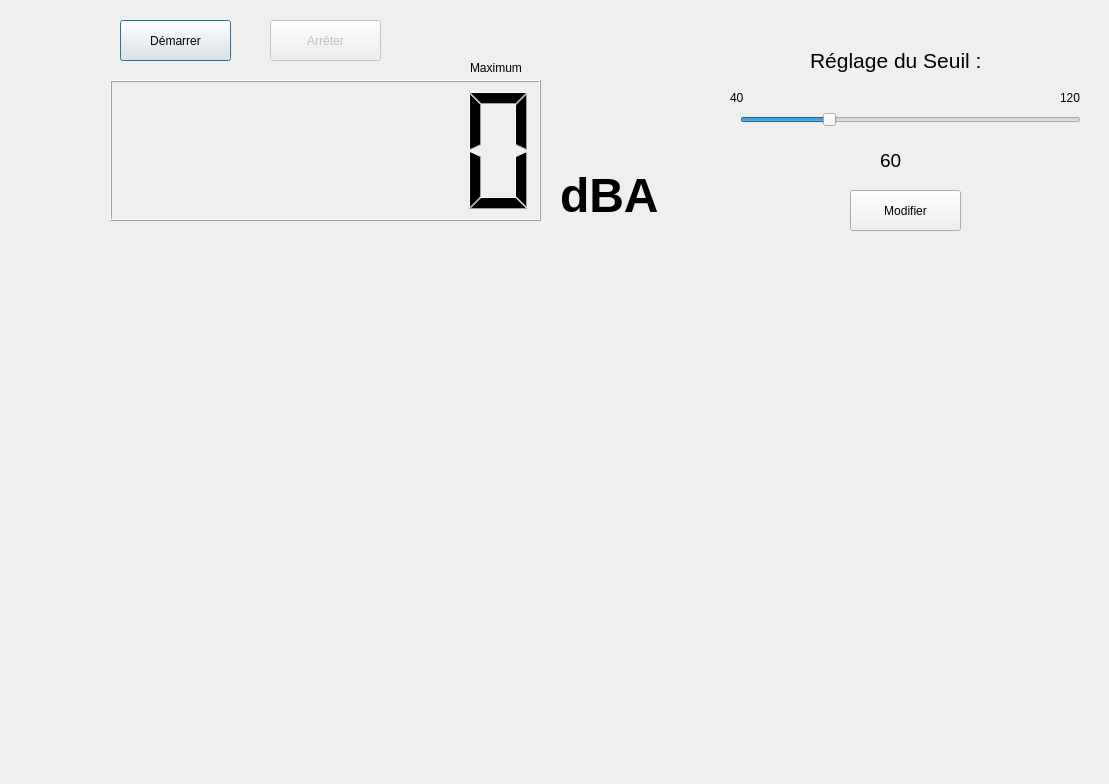
<?xml version="1.0" encoding="UTF-8"?>
<ui version="4.0">
 <class>Dialog</class>
 <widget class="QDialog" name="Dialog">
  <property name="geometry">
   <rect>
    <x>0</x>
    <y>0</y>
    <width>1109</width>
    <height>784</height>
   </rect>
  </property>
  <property name="windowTitle">
   <string>Sound Meter TENMA 72-947</string>
  </property>
  <widget class="QLCDNumber" name="lcdNumber">
   <property name="geometry">
    <rect>
     <x>110</x>
     <y>80</y>
     <width>431</width>
     <height>141</height>
    </rect>
   </property>
   <property name="numDigits">
    <number>6</number>
   </property>
   <property name="digitCount">
    <number>6</number>
   </property>
   <property name="value" stdset="0">
    <double>0.000000000000000</double>
   </property>
   <property name="intValue" stdset="0">
    <number>0</number>
   </property>
  </widget>
  <widget class="QLabel" name="lblUnite">
   <property name="geometry">
    <rect>
     <x>560</x>
     <y>140</y>
     <width>151</width>
     <height>111</height>
    </rect>
   </property>
   <property name="font">
    <font>
     <pointsize>36</pointsize>
     <weight>75</weight>
     <bold>true</bold>
    </font>
   </property>
   <property name="text">
    <string>dBA</string>
   </property>
  </widget>
  <widget class="QPushButton" name="pbDemarrer">
   <property name="enabled">
    <bool>true</bool>
   </property>
   <property name="geometry">
    <rect>
     <x>120</x>
     <y>20</y>
     <width>111</width>
     <height>41</height>
    </rect>
   </property>
   <property name="text">
    <string>Démarrer</string>
   </property>
  </widget>
  <widget class="QPushButton" name="pbArreter">
   <property name="enabled">
    <bool>false</bool>
   </property>
   <property name="geometry">
    <rect>
     <x>270</x>
     <y>20</y>
     <width>111</width>
     <height>41</height>
    </rect>
   </property>
   <property name="text">
    <string>Arrêter</string>
   </property>
  </widget>
  <widget class="QwtPlot" name="graph">
   <property name="geometry">
    <rect>
     <x>50</x>
     <y>250</y>
     <width>1041</width>
     <height>441</height>
    </rect>
   </property>
  </widget>
  <widget class="QLabel" name="label">
   <property name="geometry">
    <rect>
     <x>470</x>
     <y>60</y>
     <width>151</width>
     <height>16</height>
    </rect>
   </property>
   <property name="text">
    <string>Maximum</string>
   </property>
  </widget>
  <widget class="QwtThermo" name="jauge">
   <property name="geometry">
    <rect>
     <x>10</x>
     <y>270</y>
     <width>41</width>
     <height>371</height>
    </rect>
   </property>
   <property name="maximumSize">
    <size>
     <width>16777215</width>
     <height>16777215</height>
    </size>
   </property>
   <property name="baseSize">
    <size>
     <width>10</width>
     <height>0</height>
    </size>
   </property>
   <property name="alarmColor">
    <color>
     <red>255</red>
     <green>0</green>
     <blue>0</blue>
    </color>
   </property>
   <property name="alarmEnabled">
    <bool>true</bool>
   </property>
   <property name="alarmLevel">
    <double>60.000000000000000</double>
   </property>
   <property name="scalePosition">
    <enum>QwtThermo::NoScale</enum>
   </property>
   <property name="fillColor">
    <color>
     <red>0</red>
     <green>255</green>
     <blue>0</blue>
    </color>
   </property>
   <property name="maxValue">
    <double>160.000000000000000</double>
   </property>
   <property name="pipeWidth">
    <number>30</number>
   </property>
   <property name="value">
    <double>0.000000000000000</double>
   </property>
  </widget>
  <widget class="QLabel" name="label_2">
   <property name="geometry">
    <rect>
     <x>810</x>
     <y>30</y>
     <width>271</width>
     <height>61</height>
    </rect>
   </property>
   <property name="font">
    <font>
     <pointsize>16</pointsize>
    </font>
   </property>
   <property name="text">
    <string>Réglage du Seuil :</string>
   </property>
  </widget>
  <widget class="QPushButton" name="pbModifier">
   <property name="geometry">
    <rect>
     <x>850</x>
     <y>190</y>
     <width>111</width>
     <height>41</height>
    </rect>
   </property>
   <property name="text">
    <string>Modifier</string>
   </property>
  </widget>
  <widget class="QSlider" name="sliderSeuil">
   <property name="geometry">
    <rect>
     <x>740</x>
     <y>110</y>
     <width>341</width>
     <height>20</height>
    </rect>
   </property>
   <property name="minimum">
    <number>40</number>
   </property>
   <property name="maximum">
    <number>120</number>
   </property>
   <property name="value">
    <number>60</number>
   </property>
   <property name="orientation">
    <enum>Qt::Horizontal</enum>
   </property>
  </widget>
  <widget class="QLabel" name="label_3">
   <property name="geometry">
    <rect>
     <x>730</x>
     <y>90</y>
     <width>53</width>
     <height>16</height>
    </rect>
   </property>
   <property name="text">
    <string>40</string>
   </property>
  </widget>
  <widget class="QLabel" name="label_4">
   <property name="geometry">
    <rect>
     <x>1060</x>
     <y>90</y>
     <width>31</width>
     <height>16</height>
    </rect>
   </property>
   <property name="text">
    <string>120</string>
   </property>
  </widget>
  <widget class="QLabel" name="leSeuil">
   <property name="geometry">
    <rect>
     <x>880</x>
     <y>150</y>
     <width>51</width>
     <height>21</height>
    </rect>
   </property>
   <property name="font">
    <font>
     <pointsize>14</pointsize>
    </font>
   </property>
   <property name="text">
    <string>60</string>
   </property>
  </widget>
 </widget>
 <customwidgets>
  <customwidget>
   <class>QwtPlot</class>
   <extends>QFrame</extends>
   <header>qwt_plot.h</header>
  </customwidget>
  <customwidget>
   <class>QwtThermo</class>
   <extends>QWidget</extends>
   <header>qwt_thermo.h</header>
  </customwidget>
 </customwidgets>
 <resources/>
 <connections>
  <connection>
   <sender>pbDemarrer</sender>
   <signal>clicked()</signal>
   <receiver>Dialog</receiver>
   <slot>demarrerMesure()</slot>
   <hints>
    <hint type="sourcelabel">
     <x>217</x>
     <y>21</y>
    </hint>
    <hint type="destinationlabel">
     <x>157</x>
     <y>210</y>
    </hint>
   </hints>
  </connection>
  <connection>
   <sender>pbArreter</sender>
   <signal>clicked()</signal>
   <receiver>Dialog</receiver>
   <slot>arreterMesure()</slot>
   <hints>
    <hint type="sourcelabel">
     <x>348</x>
     <y>22</y>
    </hint>
    <hint type="destinationlabel">
     <x>431</x>
     <y>228</y>
    </hint>
   </hints>
  </connection>
  <connection>
   <sender>pbModifier</sender>
   <signal>clicked()</signal>
   <receiver>Dialog</receiver>
   <slot>modifierSeuil()</slot>
   <hints>
    <hint type="sourcelabel">
     <x>914</x>
     <y>213</y>
    </hint>
    <hint type="destinationlabel">
     <x>884</x>
     <y>226</y>
    </hint>
   </hints>
  </connection>
  <connection>
   <sender>sliderSeuil</sender>
   <signal>valueChanged(int)</signal>
   <receiver>leSeuil</receiver>
   <slot>setNum(int)</slot>
   <hints>
    <hint type="sourcelabel">
     <x>788</x>
     <y>129</y>
    </hint>
    <hint type="destinationlabel">
     <x>899</x>
     <y>161</y>
    </hint>
   </hints>
  </connection>
 </connections>
 <slots>
  <slot>demarrerMesure()</slot>
  <slot>arreterMesure()</slot>
  <slot>modifierSeuil()</slot>
 </slots>
</ui>
